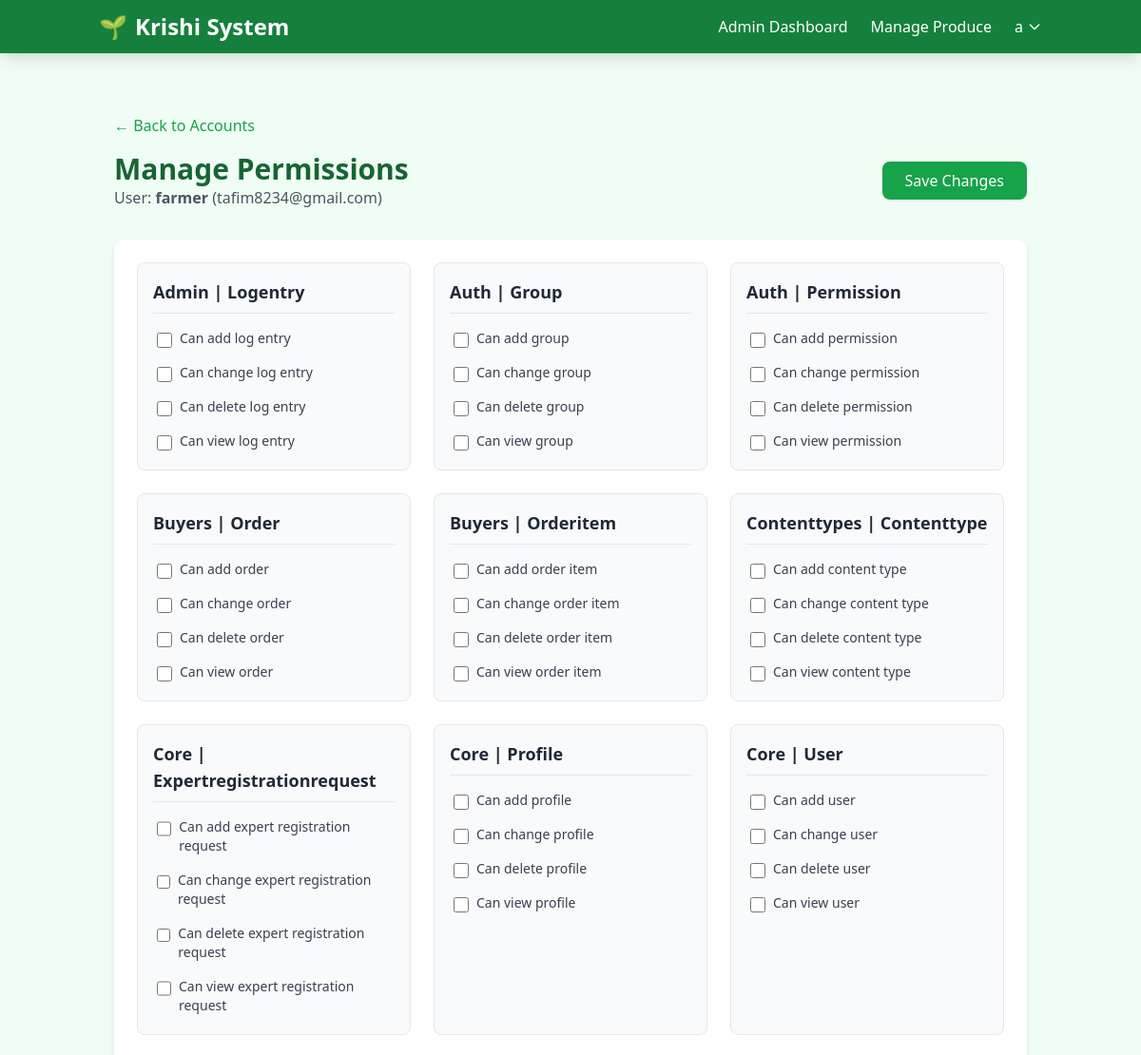
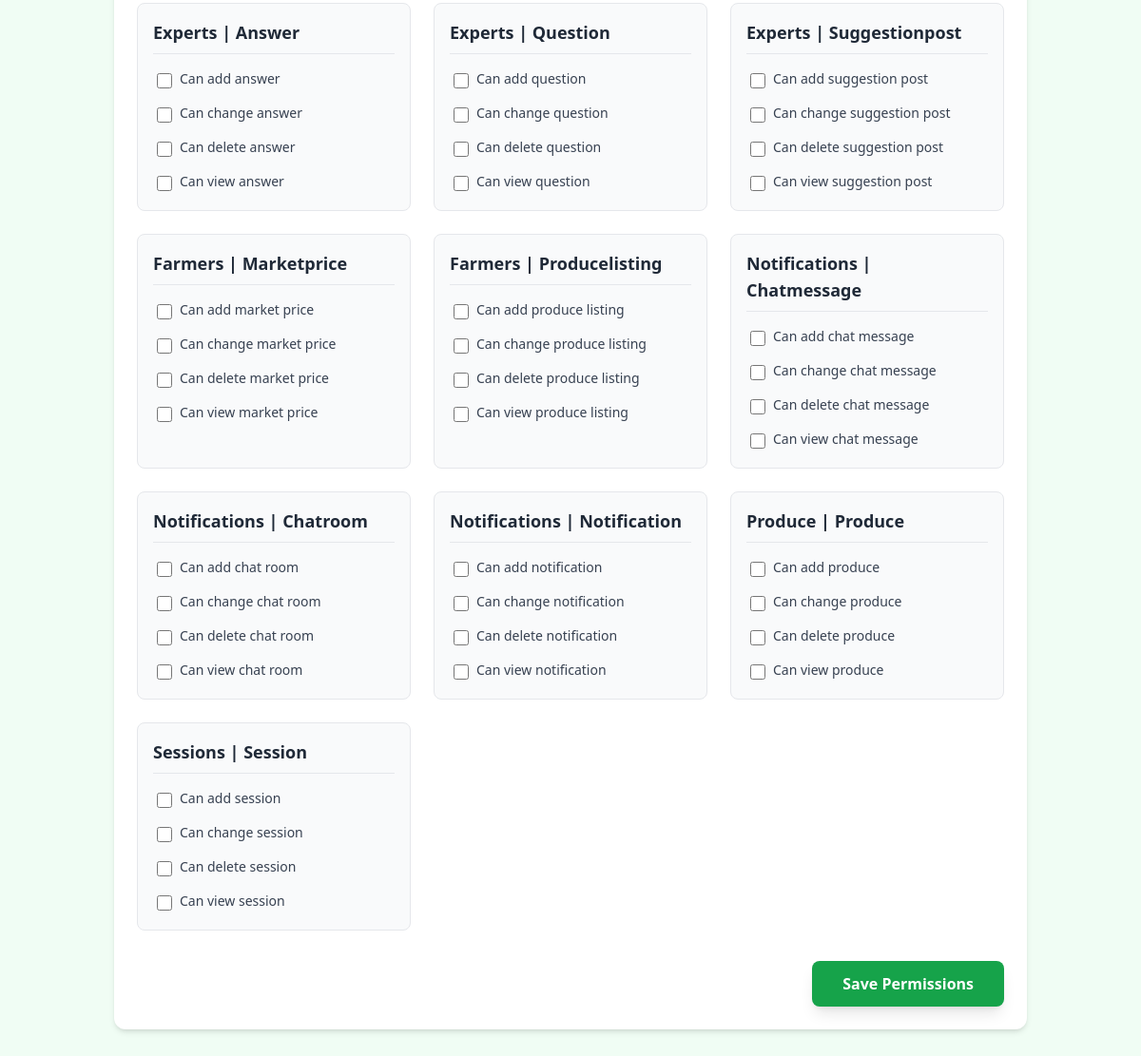
Screenshot of /produce/admin/accounts/2/permissions/ (signed in) with the database file from the repository (2 pictures, top to bottom).
### core/models.py (models this page shows, shortened)
class User(AbstractUser):
    ROLE_CHOICES = (
        ('farmer', 'Farmer'),
        ('buyer', 'Buyer'),
        ('expert', 'Expert'),
        ('admin', 'Admin'),
    )
    role = models.CharField(max_length=10, choices=ROLE_CHOICES, default='farmer')
    email = models.EmailField(unique=True)
    USERNAME_FIELD = 'username'
    REQUIRED_FIELDS = ['email', 'role']

### produce/views.py (the view)
# urls.py: path('admin/accounts/<int:user_id>/permissions/', views.admin_user_permissions, name='admin_user_permissions'),
@login_required
@user_passes_test(is_admin)
def admin_user_permissions(request, user_id):
    user = get_object_or_404(User, id=user_id)
    from django.contrib.auth.models import Permission
    from django.contrib.contenttypes.models import ContentType
    all_permissions = Permission.objects.all().select_related('content_type').order_by('content_type__app_label', 'content_type__model', 'codename')
    permissions_by_model = {}
    for perm in all_permissions:
        model_name = f"{perm.content_type.app_label} | {perm.content_type.model}"
        if model_name not in permissions_by_model:
            permissions_by_model[model_name] = []
        permissions_by_model[model_name].append(perm)
    if request.method == 'POST':
        selected_perms = request.POST.getlist('permissions')
        user.user_permissions.set(selected_perms)
        messages.success(request, f'Permissions updated for {user.username}.')
        return redirect('admin_account_list')
    context = {
        'target_user': user,
        'permissions_by_model': permissions_by_model,
        'user_permissions_ids': set(user.user_permissions.values_list('id', flat=True))
    }
    return render(request, 'produce/admin_user_permissions.html', context)

### produce/views.py (called while the page is built)
def is_admin(user):
    return user.is_authenticated and user.role == 'admin'

### produce/templates/produce/admin_user_permissions.html (shortened to what this page needs)
{% extends 'base.html' %}
{% block content %}
<div class="container mx-auto px-4 py-8">
    <a href="{% url 'admin_account_list' %}" class="text-green-600 hover:text-green-800 mb-4 inline-block">&larr; Back to Accounts</a>
    <div class="flex justify-between items-center mb-8">
        <div>
            <h1 class="text-3xl font-bold text-green-800">Manage Permissions</h1>
            <p class="text-gray-600">User: <span class="font-semibold">{{ target_user.username }}</span> ({{ target_user.email }})</p>
        </div>
        <button form="permissionsForm" type="submit" class="bg-green-600 text-white px-6 py-2 rounded-lg hover:bg-green-700 transition">
            Save Changes
        </button>
    </div>
    <form id="permissionsForm" method="post" class="bg-white rounded-xl shadow-md overflow-hidden p-6">
        <div class="grid grid-cols-1 md:grid-cols-2 lg:grid-cols-3 gap-6">
            {% for model_name, perms in permissions_by_model.items %}
                <div class="border rounded-lg p-4 bg-gray-50">
                    <h3 class="font-bold text-lg text-gray-800 mb-3 border-b pb-2 capitalize">{{ model_name }}</h3>
                    <div class="space-y-2">
                        {% for perm in perms %}
                            <label class="flex items-start space-x-2 cursor-pointer hover:bg-gray-100 p-1 rounded">
                                <input type="checkbox" name="permissions" value="{{ perm.id }}"
                                    class="mt-1 form-checkbox h-4 w-4 text-green-600 rounded border-gray-300 focus:ring-green-500"
                                    {% if perm.id in user_permissions_ids %}checked{% endif %}>
                                <span class="text-sm text-gray-700">{{ perm.name }}</span>
                            </label>
                        {% endfor %}
                    </div>
                </div>
            {% endfor %}
        </div>
        <div class="mt-8 flex justify-end">
            <button type="submit" class="bg-green-600 text-white px-8 py-3 rounded-lg hover:bg-green-700 transition font-semibold shadow-lg">
                Save Permissions
            </button>
        </div>
    </form>
</div>
{% endblock %}

### templates/base.html (shortened to what this page needs)
{% load static %}
{% load i18n %}
<!DOCTYPE html>
<html lang="en">
<head>
    <script src="https://cdn.tailwindcss.com"></script>
</head>
<body class="bg-green-50 font-sans text-gray-900">
    <nav class="bg-green-700 text-white shadow-lg" x-data="{ open: false }">
        <div class="container mx-auto px-4 py-3 flex justify-between items-center">
            <a href="/" class="text-2xl font-bold flex items-center space-x-2">
                <span>🌱</span>
                <span>Krishi System</span>
            </a>
            <div class="hidden md:flex space-x-6 items-center" x-data="globalNotifications()">
                {% if user.is_authenticated %}
                    {% if user.role == 'farmer' %}
                        <a href="{% url 'dashboard' %}" class="hover:text-green-200 transition relative">
                            {% trans "Farmer Dashboard" %}
                            <span x-show="unreadCount > 0" class="absolute -top-2 -right-3 bg-red-500 text-white text-xs px-1.5 py-0.5 rounded-full" x-text="unreadCount"></span>
                        </a>
                        <a href="/farmers/listings/" class="hover:text-green-200 transition">{% trans "My Listings" %}</a>
                    {% elif user.role == 'admin' %}
                        <a href="{% url 'dashboard' %}" class="hover:text-green-200 transition relative">
                            {% trans "Admin Dashboard" %}
                        </a>
                    {% else %}
                        <a href="{% url 'dashboard' %}" class="hover:text-green-200 transition relative">
                            {% trans "Dashboard" %}
                            <span x-show="unreadCount > 0" class="absolute -top-2 -right-3 bg-red-500 text-white text-xs px-1.5 py-0.5 rounded-full" x-text="unreadCount"></span>
                        </a>
                    {% endif %}
                    {% if user.role == 'admin' or 'produce.add_produce' in user.get_all_permissions %}
                        <a href="{% url 'admin_produce_list' %}" class="hover:text-green-200 transition">{% trans "Manage Produce" %}</a>
                    {% endif %}
                    <div class="relative" x-data="{ dropdown: false }">
                        <button @click="dropdown = !dropdown" class="flex items-center space-x-1 hover:text-green-200 focus:outline-none">
                            <span>{{ user.username }}</span>
                            <svg class="w-4 h-4" fill="none" stroke="currentColor" viewBox="0 0 24 24"><path stroke-linecap="round" stroke-linejoin="round" stroke-width="2" d="M19 9l-7 7-7-7"></path></svg>
                        </button>
                    </div>
                {% else %}
                    <a href="{% url 'login' %}" class="hover:text-green-200 transition">{% trans "Login" %}</a>
                    <a href="{% url 'register' %}" class="bg-white text-green-700 px-4 py-2 rounded-full font-semibold hover:bg-green-100 transition">{% trans "Register" %}</a>
                {% endif %}
            </div>
        </div>
    </nav>
    <main class="container mx-auto px-4 py-8 min-h-screen">
        {% block content %}{% endblock %}
    </main>
</body>
</html>

### rows the page displays
User: username "a"
User: username "farmer", email "tafim8234@gmail.com"

### other values shown
{{ model_name }} "Admin | Logentry"
{{ perm.name }} "Can add log entry"
{{ perm.name }} "Can change log entry"
{{ perm.name }} "Can delete log entry"
{{ perm.name }} "Can view log entry"
{{ model_name }} "Auth | Group"
{{ perm.name }} "Can add group"
{{ perm.name }} "Can change group"
{{ perm.name }} "Can delete group"
{{ perm.name }} "Can view group"
{{ model_name }} "Auth | Permission"
{{ perm.name }} "Can add permission"
{{ perm.name }} "Can change permission"
{{ perm.name }} "Can delete permission"
{{ perm.name }} "Can view permission"
